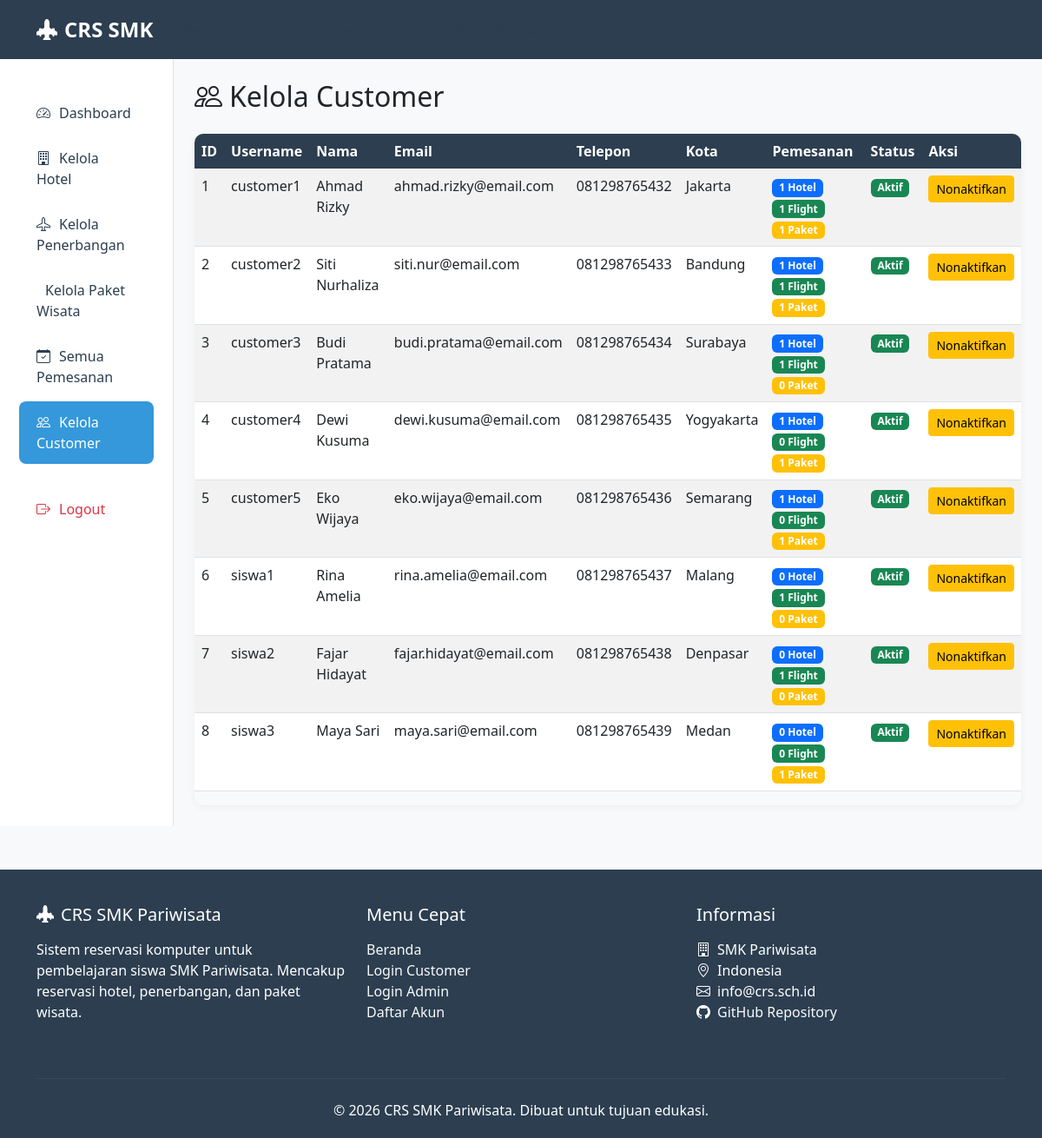
The app's page /admin/customers.php (signed in) with its own data.
### tables this page shows
CREATE TABLE customers (
    id INT AUTO_INCREMENT PRIMARY KEY,
    username VARCHAR(50) NOT NULL UNIQUE,
    password VARCHAR(255) NOT NULL,
    full_name VARCHAR(100) NOT NULL,
    email VARCHAR(100) NOT NULL UNIQUE,
    phone VARCHAR(20),
    address TEXT,
    city VARCHAR(50),
    country VARCHAR(50) DEFAULT 'Indonesia',
    id_card_type ENUM('KTP', 'SIM', 'Passport', 'Kartu Pelajar') DEFAULT 'KTP',
    id_card_number VARCHAR(50),
    date_of_birth DATE,
    is_active TINYINT(1) DEFAULT 1,
    created_at TIMESTAMP DEFAULT CURRENT_TIMESTAMP,
    updated_at TIMESTAMP DEFAULT CURRENT_TIMESTAMP ON UPDATE CURRENT_TIMESTAMP
);

### admin/customers.php (the view, shortened to what this page needs)
<?php
require_once '../includes/header.php';
$customers = $conn->query("SELECT c.*,
    (SELECT COUNT(*) FROM hotel_bookings WHERE customer_id = c.id) as hotel_bookings,
    (SELECT COUNT(*) FROM flight_bookings WHERE customer_id = c.id) as flight_bookings,
    (SELECT COUNT(*) FROM package_bookings WHERE customer_id = c.id) as package_bookings
    FROM customers c ORDER BY c.created_at DESC");
?>
<div class="container-fluid">
    <div class="row">
        <nav class="col-md-2 d-none d-md-block sidebar">
            <div class="position-sticky pt-3">
                <ul class="nav flex-column">
                    <li class="nav-item"><a class="nav-link" href="index.php"><i class="bi bi-speedometer2"></i>Dashboard</a></li>
                    <li class="nav-item"><a class="nav-link" href="hotels.php"><i class="bi bi-building"></i>Kelola Hotel</a></li>
                    <li class="nav-item"><a class="nav-link" href="flights.php"><i class="bi bi-airplane"></i>Kelola Penerbangan</a></li>
                    <li class="nav-item"><a class="nav-link" href="packages.php"><i class="bi bi-suitcase-lg"></i>Kelola Paket Wisata</a></li>
                    <li class="nav-item"><a class="nav-link" href="bookings.php"><i class="bi bi-calendar-check"></i>Semua Pemesanan</a></li>
                    <li class="nav-item"><a class="nav-link active" href="customers.php"><i class="bi bi-people"></i>Kelola Customer</a></li>
                    <li class="nav-item mt-4"><a class="nav-link text-danger" href="logout.php"><i class="bi bi-box-arrow-right"></i>Logout</a></li>
                </ul>
            </div>
        </nav>
        <main class="col-md-10 ms-sm-auto px-md-4 py-4">
            <h1 class="h2 mb-4"><i class="bi bi-people me-2"></i>Kelola Customer</h1>
            <div class="table-responsive">
                <table class="table table-striped table-hover">
                    <thead>
                        <tr>
                            <th>ID</th>
                            <th>Username</th>
                            <th>Nama</th>
                            <th>Email</th>
                            <th>Telepon</th>
                            <th>Kota</th>
                            <th>Pemesanan</th>
                            <th>Status</th>
                            <th>Aksi</th>
                        </tr>
                    </thead>
                    <tbody>
                        <?php while($customer = $customers->fetch_assoc()): ?>
                        <tr>
                            <td><?php echo $customer['id']; ?></td>
                            <td><?php echo $customer['username']; ?></td>
                            <td><?php echo $customer['full_name']; ?></td>
                            <td><?php echo $customer['email']; ?></td>
                            <td><?php echo $customer['phone']; ?></td>
                            <td><?php echo $customer['city']; ?></td>
                            <td>
                                <span class="badge bg-primary"><?php echo $customer['hotel_bookings']; ?> Hotel</span>
                                <span class="badge bg-success"><?php echo $customer['flight_bookings']; ?> Flight</span>
                                <span class="badge bg-warning"><?php echo $customer['package_bookings']; ?> Paket</span>
                            </td>
                            <td>
                                <?php if($customer['is_active']): ?>
                                    <span class="badge bg-success">Aktif</span>
                                <?php else: ?>
                                    <span class="badge bg-danger">Nonaktif</span>
                                <?php endif; ?>
                            </td>
                            <td>
                                <form method="POST" action="" class="d-inline">
                                    <button type="submit" name="toggle_status" class="btn btn-sm <?php echo $customer['is_active'] ? 'btn-warning' : 'btn-success'; ?>">
                                        <?php echo $customer['is_active'] ? 'Nonaktifkan' : 'Aktifkan'; ?>
                                    </button>
                                </form>
                            </td>
                        </tr>
                        <?php endwhile; ?>
                    </tbody>
                </table>
            </div>
        </main>
    </div>
</div>
<?php require_once '../includes/footer.php'; ?>

### assets/css/style.css (style rules this page uses)
:root { --primary-color: #2c3e50; --secondary-color: #e74c3c; --accent-color: #3498db; --success-color: #27ae60; --warning-color: #f39c12; --light-bg: #f8f9fa; --dark-bg: #34495e; }
body { font-family: 'Segoe UI', Tahoma, Geneva, Verdana, sans-serif; background-color: var(--light-bg); min-height: 100vh; display: flex; flex-direction: column; }
main { flex: 1; }
.sidebar { min-height: calc(100vh - 56px); background: white; border-right: 1px solid #dee2e6; padding-top: 20px; }
.sidebar .nav-link { color: var(--primary-color); padding: 12px 20px; border-radius: 8px; margin: 2px 10px; transition: all 0.3s; }
.sidebar .nav-link:hover, .sidebar .nav-link.active { background: var(--accent-color); color: white; }
.sidebar .nav-link i { margin-right: 10px; width: 20px; text-align: center; }
.table-responsive { border-radius: 10px; overflow: hidden; box-shadow: 0 2px 10px rgba(0,0,0,0.05); }
.table thead th { background: var(--primary-color); color: white; font-weight: 600; border: none; }

### includes/header.php (style rules this page uses)
:root { --primary-color: #2c3e50; --secondary-color: #e74c3c; --accent-color: #3498db; --light-bg: #f8f9fa; }
body { font-family: 'Segoe UI', Tahoma, Geneva, Verdana, sans-serif; background-color: var(--light-bg); }
.sidebar { min-height: calc(100vh - 56px); background: white; border-right: 1px solid #dee2e6; }
.nav-link { color: var(--primary-color); padding: 12px 20px; border-radius: 8px; margin: 2px 10px; }
.nav-link:hover, .nav-link.active { background: var(--accent-color); color: white; }
.table-responsive { border-radius: 10px; overflow: hidden; }

### records on screen
customers: id "1", username "customer1", full_name "Ahmad Rizky", email "ahmad.rizky@email.com", phone "081298765432", city "Jakarta", hotel_bookings "1", flight_bookings "1", package_bookings "1", is_active "Aktif"
customers: id "2", username "customer2", full_name "Siti Nurhaliza", email "siti.nur@email.com", phone "081298765433", city "Bandung", hotel_bookings "1", flight_bookings "1", package_bookings "1", is_active "Aktif"
customers: id "3", username "customer3", full_name "Budi Pratama", email "budi.pratama@email.com", phone "081298765434", city "Surabaya", hotel_bookings "1", flight_bookings "1", package_bookings "0", is_active "Aktif"
customers: id "4", username "customer4", full_name "Dewi Kusuma", email "dewi.kusuma@email.com", phone "081298765435", city "Yogyakarta", hotel_bookings "1", flight_bookings "0", package_bookings "1", is_active "Aktif"
customers: id "5", username "customer5", full_name "Eko Wijaya", email "eko.wijaya@email.com", phone "081298765436", city "Semarang", hotel_bookings "1", flight_bookings "0", package_bookings "1", is_active "Aktif"
customers: id "6", username "siswa1", full_name "Rina Amelia", email "rina.amelia@email.com", phone "081298765437", city "Malang", hotel_bookings "0", flight_bookings "1", package_bookings "0", is_active "Aktif"
customers: id "7", username "siswa2", full_name "Fajar Hidayat", email "fajar.hidayat@email.com", phone "081298765438", city "Denpasar", hotel_bookings "0", flight_bookings "1", package_bookings "0", is_active "Aktif"
customers: id "8", username "siswa3", full_name "Maya Sari", email "maya.sari@email.com", phone "081298765439", city "Medan", hotel_bookings "0", flight_bookings "0", package_bookings "1", is_active "Aktif"
